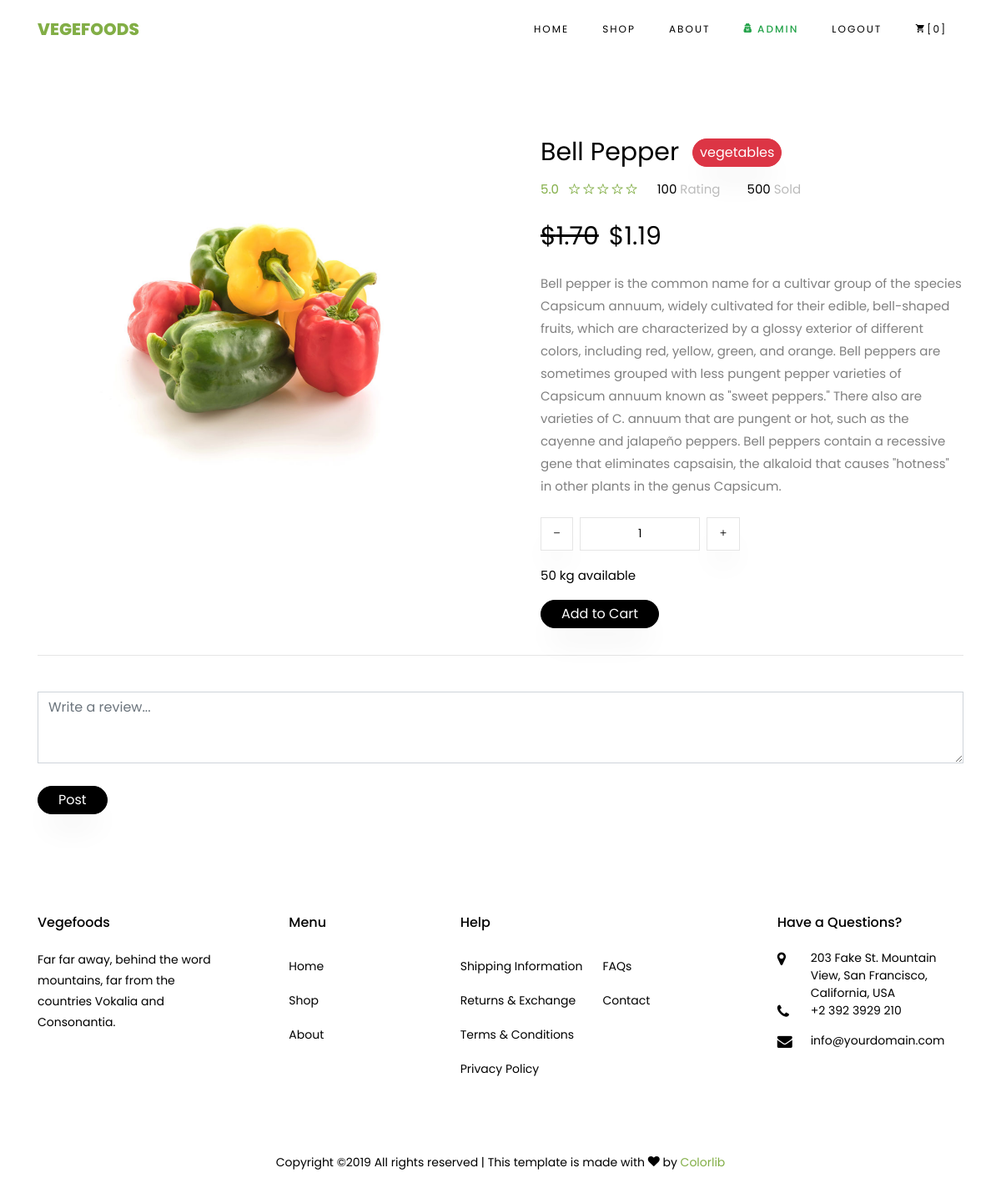
Page /product/bell-pepper/ (signed in) on the committed database.
### OnlineShop/apps/account/models.py (models this page shows, shortened)
class User(AbstractBaseUser):
    id = models.UUIDField(primary_key=True, default=uuid.uuid4, editable=False)
    email = models.EmailField(max_length=150, unique=True)
    username = models.CharField(max_length=150)
    first_name = models.CharField(max_length=150)
    last_name = models.CharField(max_length=150)
    address = models.CharField(max_length=150)
    date_joined = models.DateTimeField(auto_now_add=True)
    is_admin = models.BooleanField(default=False)
    is_active = models.BooleanField(default=True)
    is_staff = models.BooleanField(default=False)
    is_superuser = models.BooleanField(default=False)
    USERNAME_FIELD = 'email'
    REQUIRED_FIELDS = ['username',]
    objects = UserManager()

### OnlineShop/apps/shop/models.py (models this page shows, shortened)
class Order(models.Model):
    id = models.UUIDField(primary_key=True, default=uuid.uuid4, editable=False)
    user = models.ForeignKey(settings.AUTH_USER_MODEL, on_delete=models.CASCADE)
    ship_to = models.CharField(max_length=255)
    is_paid = models.BooleanField(default=False)

class Product(models.Model):
    PRODUCT_CATEGORY = (
        ('VEGETABLES', 'Vegetables'),
        ('FRUITS', 'Fruits'),
        ('JUICE', 'Juice'),
        ('DRIED', 'Dried'),
    )
    id = models.UUIDField(primary_key=True, default=uuid.uuid4, editable=False)
    category = models.CharField(max_length=15, choices=PRODUCT_CATEGORY)
    image = models.ImageField(upload_to='products', null=True, blank=True)
    title = models.CharField(max_length=150)
    description = models.TextField()
    price = models.DecimalField(max_digits=8, decimal_places=2, validators=[MinValueValidator(0)])
    discount = models.PositiveSmallIntegerField(default=0,
        validators=[MinValueValidator(0), MaxValueValidator(100)])
    rating = models.FloatField(
        validators=[MinValueValidator(1.0), MaxValueValidator(5.0)]
    )
    final_price = models.DecimalField(max_digits=8, decimal_places=2, default=0, editable=False)
    slug = models.SlugField(default="_", max_length=100)
    def add_to_cart_url(self):
        return reverse('add_to_cart', kwargs={'slug': self.slug})

### OnlineShop/apps/shop/views.py (the view)
# urls.py: path('product/<slug>/', product_view.as_view(), name='product'),
class product_view(DetailView):
    model = Product
    template_name = 'product.html'
    context_object_name = 'product'
    def get_context_data(self, **kwargs):
        context = super().get_context_data(**kwargs)
        context['reviews'] = Review.objects.filter(product=self.object)
        return context

### OnlineShop/apps/shop/templatetags/shopping_cart_tags.py (called while the page is built)
@register.filter
def cart_product_count(user):
    if user.is_authenticated:
        order = user.order_set.filter(is_paid=False).first()
        if order:
            amount = order.orderproduct_set.aggregate(Sum('amount'))['amount__sum']
            if not amount:
                return 0
            else:
                return amount
    return 0

### OnlineShop/templates/product.html (shortened to what this page needs)
{% extends "base.html" %}
{% load static %}
{% block content %}
	<section class="ftco-section">
    	<div class="container">
    		<div class="row">
    			<div class="col-lg-6 mb-5 ftco-animate">
    				<a href="{{ product.image.url }}" class="image-popup"><img src="{{ product.image.url }}" class="img-fluid" alt="{{ product.title }}"></a>
    			</div>
    			<div class="col-lg-6 product-details pl-md-5 ftco-animate">
    				<h3>{{ product.title }}
    					<span class="btn btn-danger py-1 px-2 ml-2 text-lowercase" style="cursor: auto">{{ product.category }}</span>
    				</h3>
    				<div class="rating d-flex">
							<p class="text-left mr-4">
								<a href="#" class="mr-2">5.0</a>
								<a href="#"><span class="ion-ios-star-outline"></span></a>
								<a href="#"><span class="ion-ios-star-outline"></span></a>
								<a href="#"><span class="ion-ios-star-outline"></span></a>
								<a href="#"><span class="ion-ios-star-outline"></span></a>
								<a href="#"><span class="ion-ios-star-outline"></span></a>
							</p>
							<p class="text-left mr-4">
								<a href="#" class="mr-2" style="color: #000;">100 <span style="color: #bbb;">Rating</span></a>
							</p>
							<p class="text-left">
								<a href="#" class="mr-2" style="color: #000;">500 <span style="color: #bbb;">Sold</span></a>
							</p>
						</div>
					<div class="d-flex">
						<div class="pricing">
    						<p class="price">
				                {% if product.final_price != product.price %}
    							<span class="mr-2 price-dc" style="text-decoration: line-through">${{ product.price }}</span>
    							{% endif %}
    							<span class="price-sale">${{ product.final_price }}</span>
    						</p>
    					</div>
					</div>
    				<p>{{ product.description }}</p>
					<div class="row mt-4">
							<div class="input-group col-md-6 d-flex mb-3">
				             	<span class="input-group-btn mr-2">
				                	<button type="button" class="quantity-left-minus btn"  data-type="minus" data-field="">
				                   <i class="ion-ios-remove"></i>
				                	</button>
				            		</span>
				             	<input type="text" id="quantity" name="quantity" class="form-control input-number" value="1" min="1" max="100">
				             	<span class="input-group-btn ml-2">
				                	<button type="button" class="quantity-right-plus btn" data-type="plus" data-field="">
				                     <i class="ion-ios-add"></i>
				                 </button>
				             	</span>
	          				</div>
				          	<div class="col-md-12">
				          		<p style="color: #000;">50 kg available</p>
				          	</div>
          			</div>
      				<p>
      					<a href="{{ product.add_to_cart_url }}" class="btn btn-black py-1 px-4">Add to Cart</a>
      				</p>
    			</div>
    		</div>
    		<hr>
    		<br>
    		<div class="row bootstrap snippets">
                <div class="col-12">
                    <div class="comment-wrapper">
                        <div class="panel panel-info">
                            <div class="panel-body">
                                <textarea class="form-control" style="font-size: 16px" placeholder="Write a review..." rows="3"></textarea>
                                <br>
                                <a href="#" class="btn btn-black py-1 px-4">Post</a>
                            </div>
                        </div>
                    </div>
                </div>
            </div>
    	</div>
    </section>
{% endblock content %}

### OnlineShop/templates/snippets/header.html (shortened to what this page needs)
{% load shopping_cart_tags %}
 	<nav class="navbar navbar-expand-lg navbar-dark ftco_navbar bg-dark ftco-navbar-light" id="ftco-navbar">
	    <div class="container">
	      <a class="navbar-brand" href="{% url 'main' %}">Vegefoods</a>
	      <div class="collapse navbar-collapse" id="ftco-nav">
	        <ul class="navbar-nav ml-auto">
	          <li class="nav-item"><a href="{% url 'main' %}" class="nav-link">Home</a></li>
              <li class="nav-item"><a href="{% url 'shop' %}" class="nav-link">Shop</a></li>
	          <li class="nav-item"><a href="{% url 'about_us' %}" class="nav-link">About</a></li>
	          <li class="nav-item">
              	{% if request.user.is_authenticated %}
              		{% if request.user.is_superuser %}
                    	<p class="nav-link sign mb-0"><span class="icon icon-user-secret"></span> {{ request.user.username }}</p>
                    {% else %}
                    	<p class="nav-link sign mb-0"><span class="icon icon-user"></span> {{ request.user.username }}</p>
                   	{% endif %}
              	{% else %}
					<a href="{% url 'sign_in' %}" class="nav-link sign">Sign In</a>
               	{% endif %}
              </li>
	           <li class="nav-item">
				{% if request.user.is_authenticated %}
                    <a href="{% url 'logout' %}" class="nav-link">Logout</a>
                {% else %}
					<a href="{% url 'register' %}" class="nav-link sign">Sign Up</a>
                {% endif %}
	          </li>
			  {% if request.user.is_authenticated %}
	          <li class="nav-item cta cta-colored">
	          	<a href="{% url 'shopping_cart' %}" class="nav-link">
	          		<span class="icon-shopping_cart"></span>[{{ request.user|cart_product_count }}]
	          	</a>
	          </li>
              {% endif %}
	        </ul>
	      </div>
	    </div>
 	</nav>

### OnlineShop/static/css/icomoon.css (style rules this page uses)
[class^="icon-"], [class*=" icon-"] { font-family: 'icomoon' !important; speak: none; font-style: normal; font-weight: normal; font-variant: normal; text-transform: none; line-height: 1; -webkit-font-smoothing: antialiased; -moz-osx-font-smoothing: grayscale; }
.icon-user-secret:before { content: "\f21b"; }
.icon-shopping_cart:before { content: "\e8cc"; }

### rows in the picture
User: user.username "ADMIN", user|cart_product_count "0"
Product: image (picture), title "Bell Pepper", category "vegetables", price "1.70", final_price "1.19", description "Bell pepper is the common name for a cultivar group of the species Capsicum annuum, widely cultivated for their edible, bell-shaped fruits, which are characterized by a glossy exterior of different colors, including red, yellow, green, and orange. Bell peppers are sometimes grouped with less pungent pepper varieties of Capsicum annuum known as \"sweet peppers.\" There also are varieties of C. annuum that are pungent or hot, such as the cayenne and jalapeño peppers. Bell peppers contain a recessive gene that eliminates capsaisin, the alkaloid that causes \"hotness\" in other plants in the genus Capsicum."
